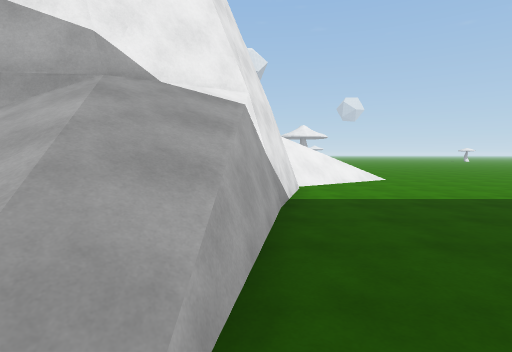
view 1 (above)

24 first-person views from a walk through a scene from a Unity 3-D project. The camera is 1.5 m above the floor, tilts 4° down and sees 80° across. The floor is counted in squares, 2 m on a side. Each view is taken from the middle of a square. On the plan, view 1 faces up. The plan holds only what a view shows up to about 10 squares ahead; the rest is blank. The place goes on beyond the plan. The player character is not drawn. Surface patterns are stand-ins for the level's own textures.

view 2
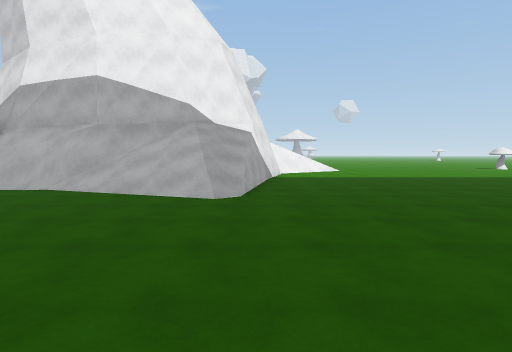

view 3
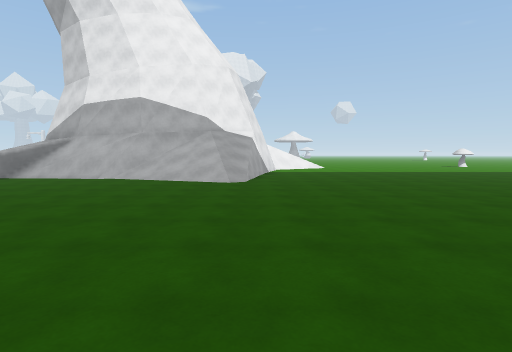

view 4
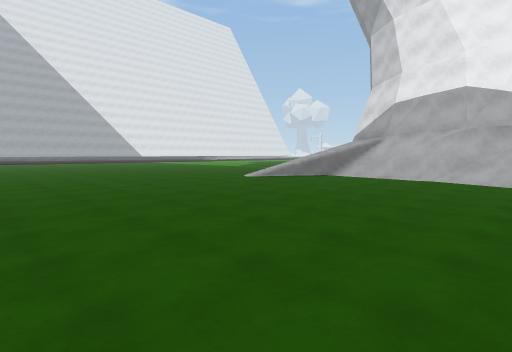

view 5
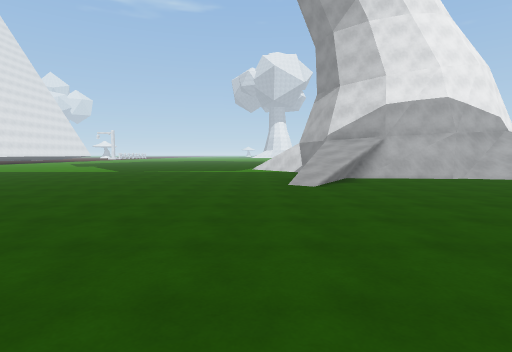

view 6
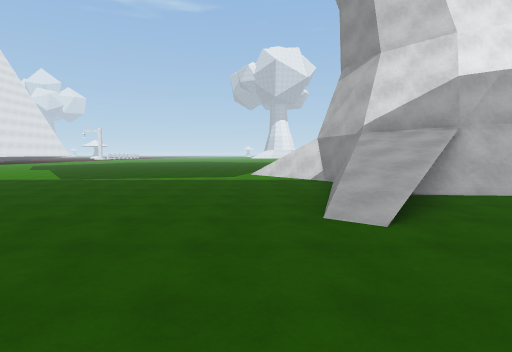

view 7
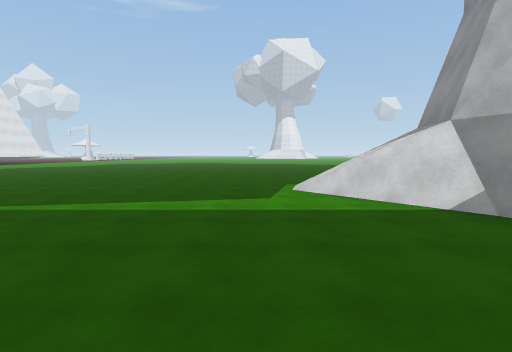

view 8
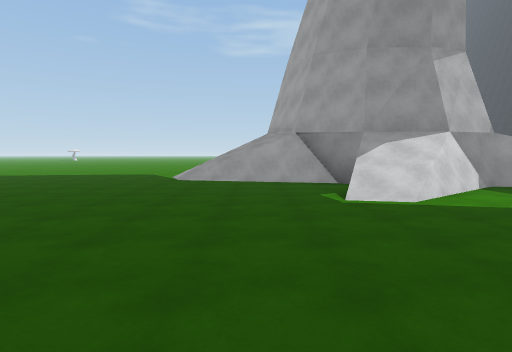

view 9
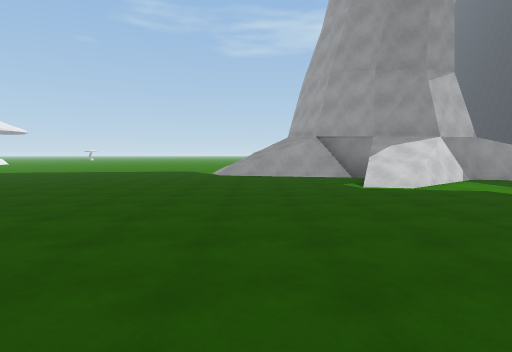

view 10
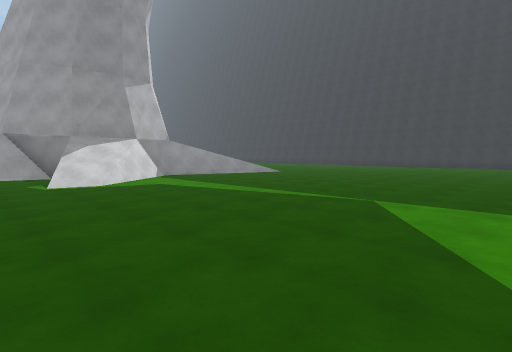

view 11
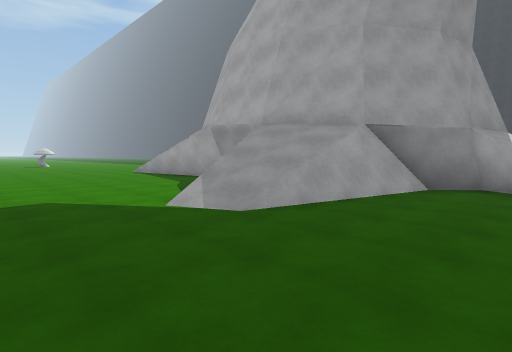

view 12
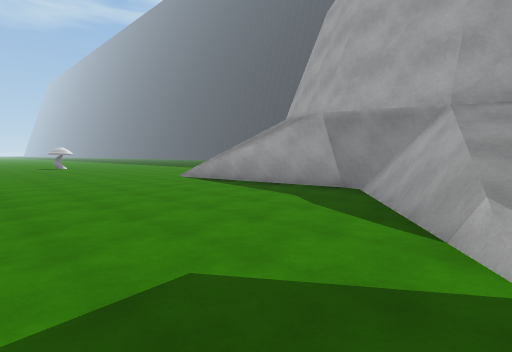

view 13
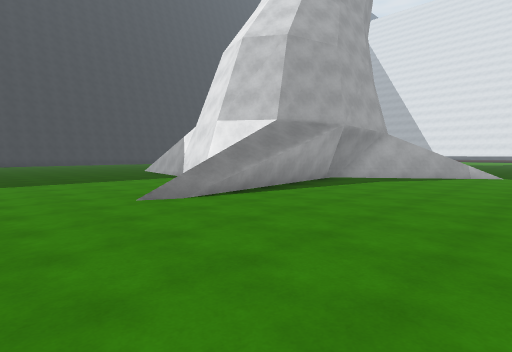

view 14
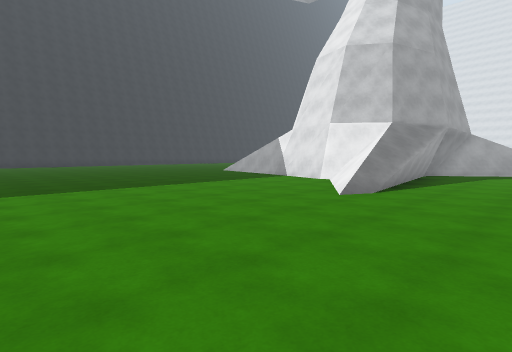

view 15
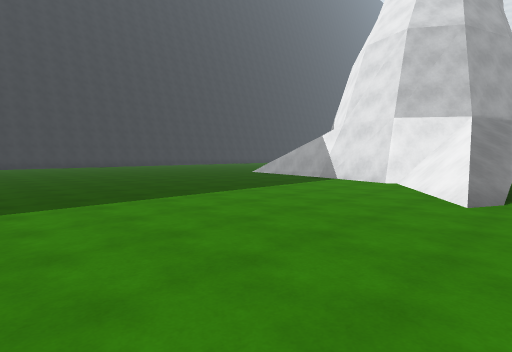

view 16
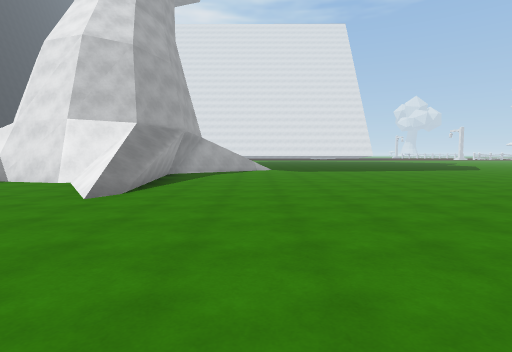

view 17
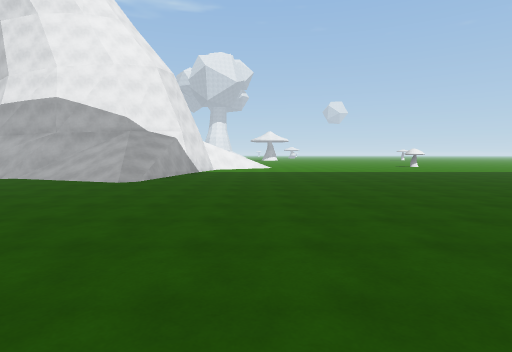

view 18
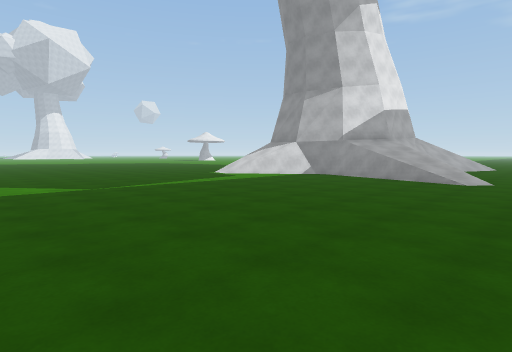

view 19
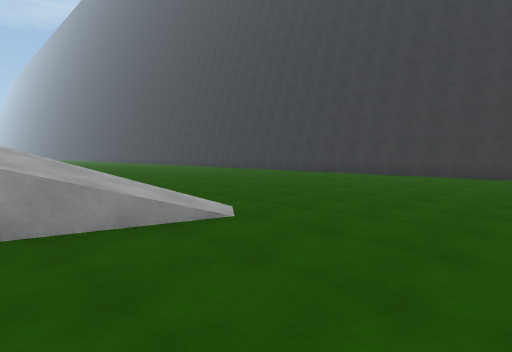

view 20
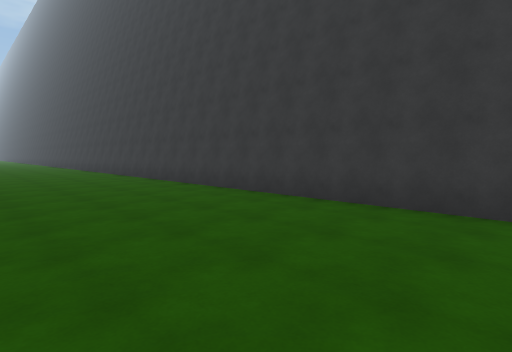

view 21
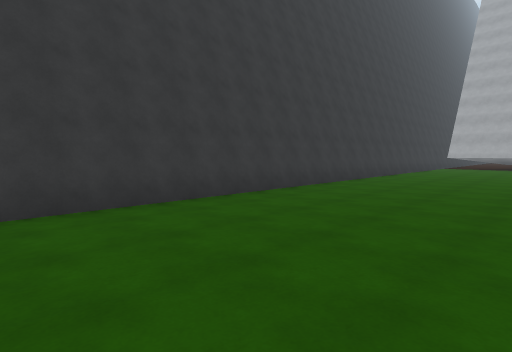

view 22
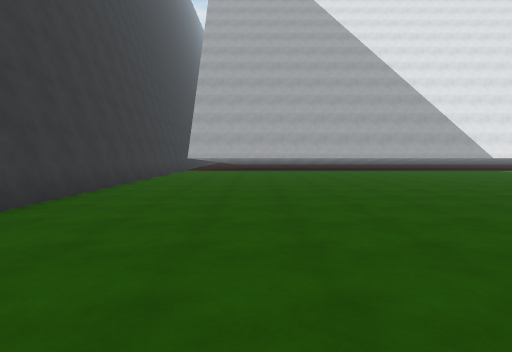

view 23
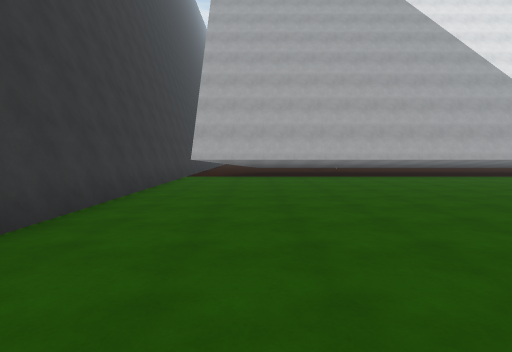

view 24
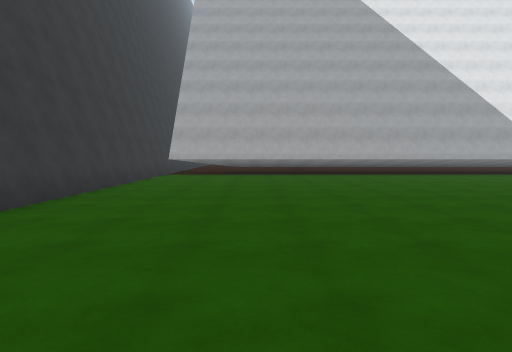

### Floor plan
Key: @ floor where view 1 was taken; # wall or solid block; . floor; / step, stairs or slope; = window, fence, low wall or low ledge; ^ raised ledge; v drop or lower ground.
Columns run from 30 left of view 1 to 9 right of it. Each row starts with its distance up from view 1.
 15                 .....................
 14                .......................
 13               .........................
 12              ..........///..............
 11            ............=/=..............
 10            ............#/##.............
  9            ............##^###/////......
  8            ........//.##     ^///.......
  7            ......../##^       #/........
  6            .........##^       #/........
  5            ..........##      ^#.........
  4             .........##^    ^##........
  3            ..........####^#^//v........
  2            ..........=##=##///=.........
  1 #......    ........./=#....////.........
  0 #.......   ........./=........@.........
 -1 #........  .............................
 -2 #......................................
 -3 #...........   .......................
 -4 #............  .......................
 -5 #....................................
 -6 #...................................
 -7 #..................................
 -8 #............................ .  .
 -9 #..........................
-10 ###########################

Where each view was taken, in squares from view 1:
view 1: 0 up, 0 right, facing up
view 2: 5 down, 0 right, facing up
view 3: 8 down, 0 right, facing up
view 4: 8 down, 2 left, facing up-left
view 5: 8 down, 11 left, facing up
view 6: 4 down, 11 left, facing up
view 7: 1 up, 12 left, facing up
view 8: 10 up, 16 left, facing right
view 9: 11 up, 18 left, facing right
view 10: 10 up, 19 left, facing down-right
view 11: 15 up, 10 left, facing down-right
view 12: 15 up, 6 left, facing down-right
view 13: 14 up, 6 right, facing down-left
view 14: 12 up, 9 right, facing down-left
view 15: 10 up, 9 right, facing down-left
view 16: 12 up, 9 right, facing left
view 17: 8 down, 3 right, facing up
view 18: 2 down, 19 left, facing up-right
view 19: 2 up, 13 left, facing down-right
view 20: 5 down, 14 left, facing down-right
view 21: 5 down, 12 left, facing down-left
view 22: 6 down, 16 left, facing left
view 23: 7 down, 20 left, facing left
view 24: 6 down, 19 left, facing left
